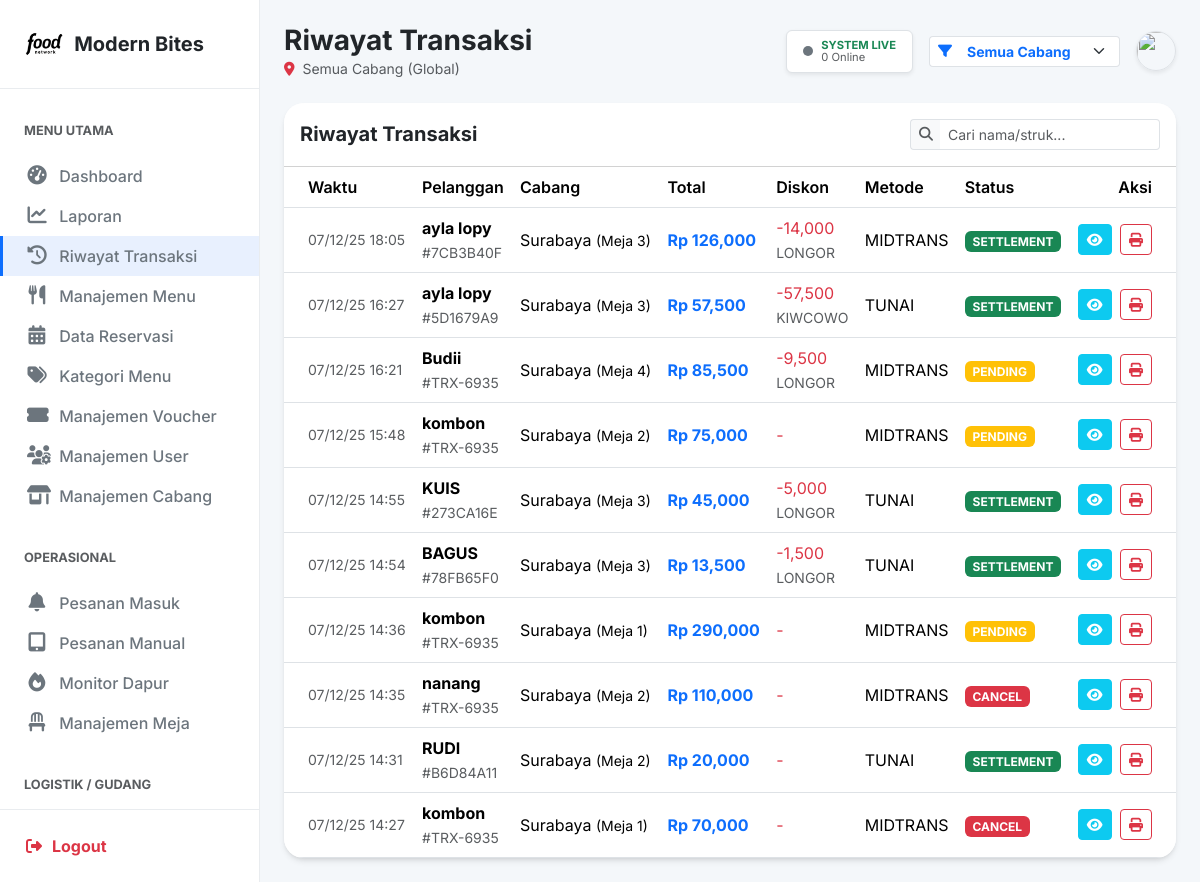
/admin/riwayat.php (signed in), run on the app's committed database.
### tables this page shows
CREATE TABLE `transaksi` (
  `id` int(11) NOT NULL,
  `uuid` varchar(36) NOT NULL,
  `user_id` int(11) DEFAULT NULL,
  `meja_id` int(11) NOT NULL,
  `nama_pelanggan` varchar(100) NOT NULL,
  `total_harga` decimal(10,2) NOT NULL,
  `kode_voucher` varchar(50) DEFAULT NULL,
  `diskon` decimal(15,2) DEFAULT 0.00,
  `poin_didapat` int(11) DEFAULT 0,
  `status_pembayaran` enum('pending','settlement','expire','cancel') DEFAULT 'pending',
  `metode_pembayaran` varchar(50) DEFAULT NULL,
  `snap_token` varchar(255) DEFAULT NULL,
  `midtrans_id` varchar(100) DEFAULT NULL,
  `status_pesanan` enum('menunggu_bayar','menunggu_konfirmasi','diproses','siap_saji','selesai') DEFAULT 'menunggu_bayar',
  `created_at` timestamp NULL DEFAULT current_timestamp(),
  `uang_bayar` decimal(15,2) DEFAULT 0.00,
  `kembalian` decimal(15,2) DEFAULT 0.00
);

CREATE TABLE `cabang` (
  `id` int(11) NOT NULL,
  `nama_cabang` varchar(100) NOT NULL,
  `alamat` text NOT NULL,
  `created_at` timestamp NULL DEFAULT current_timestamp(),
  `is_pusat` tinyint(1) DEFAULT 0,
  `jam_buka` time DEFAULT '10:00:00',
  `jam_tutup` time DEFAULT '22:00:00',
  `is_open` tinyint(1) DEFAULT 1
);

CREATE TABLE `meja` (
  `id` int(11) NOT NULL,
  `cabang_id` int(11) NOT NULL,
  `nomor_meja` varchar(10) NOT NULL,
  `qr_token` varchar(64) NOT NULL,
  `status` enum('kosong','terisi') DEFAULT 'kosong'
);

### admin/riwayat.php (the view, shortened to what this page needs)
<?php
require_once '../auth/koneksi.php';
$where_sql = " WHERE 1=1 ";
$search_kw = "";
$limit = 10;
$page = isset($_GET['page']) ? (int)$_GET['page'] : 1;
$start = ($page - 1) * $limit;
$sql = "SELECT t.*, m.nomor_meja, c.nama_cabang
        FROM transaksi t
        JOIN meja m ON t.meja_id = m.id
        JOIN cabang c ON m.cabang_id = c.id
        $where_sql
        ORDER BY t.created_at DESC
        LIMIT $start, $limit";
$data = $koneksi->query($sql);
include '../layouts/admin/header.php';
?>
<div class="card border-0 shadow-sm">
    <div class="card-header bg-white py-3 d-flex justify-content-between align-items-center">
        <h5 class="mb-0 fw-bold">Riwayat Transaksi</h5>
        <form class="d-flex" method="GET" id="searchForm">
            <div class="input-group input-group-sm" style="width: 250px;">
                <span class="input-group-text bg-light border-end-0"><i class="fas fa-search text-muted"></i></span>
                <input type="text" name="search" id="searchInput" class="form-control border-start-0"
                       placeholder="Cari nama/struk..." value="<?= htmlspecialchars($search_kw) ?>" autocomplete="off">
            </div>
        </form>
    </div>
    <div class="table-responsive">
        <table class="table table-hover align-middle mb-0">
            <thead class="bg-light">
                <tr>
                    <th class="ps-4">Waktu</th>
                    <th>Pelanggan</th>
                    <th>Cabang</th>
                    <th>Total</th>
                    <th>Diskon</th>
                    <th>Metode</th>
                    <th>Status</th>
                    <th class="text-end pe-4">Aksi</th>
                </tr>
            </thead>
            <tbody>
                <?php if($data->num_rows > 0): ?>
                    <?php while($row = $data->fetch_assoc()): ?>
                    <tr>
                        <td class="ps-4 text-muted small"><?= date('d/m/y H:i', strtotime($row['created_at'])) ?></td>
                        <td>
                            <div class="fw-bold"><?= htmlspecialchars($row['nama_pelanggan']) ?></div>
                            <small class="text-muted text-uppercase">#<?= substr($row['uuid'],0,8) ?></small>
                        </td>
                        <td><?= $row['nama_cabang'] ?> <small>(Meja <?= $row['nomor_meja'] ?>)</small></td>
                        <td class="fw-bold text-primary">Rp <?= number_format($row['total_harga']) ?></td>
                        <td class="text-danger">
                            <?php if($row['diskon'] > 0): ?>
                                -<?= number_format($row['diskon']) ?>
                                <br><small class="text-muted"><?= $row['kode_voucher'] ?></small>
                            <?php else: ?> - <?php endif; ?>
                        </td>
                        <td><?= strtoupper($row['metode_pembayaran']) ?></td>
                        <td>
                            <?php
                                $s = $row['status_pembayaran'];
                                $cls = ($s=='settlement')?'success':(($s=='pending')?'warning':'danger');
                                echo "<span class='badge bg-$cls'>".strtoupper($s)."</span>";
                            ?>
                        </td>
                        <td class="text-end pe-4" style="min-width: 100px;">
                            <button class="btn btn-sm btn-info text-white me-1" onclick="showDetail(<?= $row['id'] ?>)" title="Lihat">
                                <i class="fas fa-eye"></i>
                            </button>
                            <a href="../penjualan/cetak_struk_pdf.php?uuid=<?= $row['uuid'] ?>" target="_blank" class="btn btn-sm btn-outline-danger" title="Print">
                                <i class="fas fa-print"></i>
                            </a>
                        </td>
                    </tr>
                    <?php endwhile; ?>
                <?php else: ?>
                    <tr><td colspan="8" class="text-center py-5 text-muted">Tidak ada data ditemukan.</td></tr>
                <?php endif; ?>
            </tbody>
        </table>
    </div>
</div>
<?php include '../layouts/admin/footer.php'; ?>

### assets/css/dashboard.css (style rules this page uses)
:root { --primary-color: #0d6efd; --dark-color: #212529; --light-gray: #f4f7fa; --border-color: #e9ecef; --body-font: 'Poppins', sans-serif; }
body { font-family: var(--body-font); background-color: var(--light-gray); margin: 0; color: #555; }
.table th { font-weight: 600; }
.card { border: none; box-shadow: 0 4px 15px rgba(0,0,0,0.05); border-radius: 15px; }

### assets/css/dashboard-modern.css (style rules this page uses)
:root { --font-primary: 'Inter', sans-serif; --color-bg-main: #f8f9fa; --color-text-dark: #1e293b; --color-text-muted: #64748b; --grad-primary: linear-gradient(135deg, #667eea 0%, #764ba2 100%); --grad-success: linear-gradient(135deg, #2af598 0%, #009efd 100%); --grad-warning: linear-gradient(135deg, #f6d365 0%, #fda085 100%); --grad-danger: linear-gradient(135deg, #ff9a44 0%, #fc6076 100%); --shadow-sm: 0 1px 2px 0 rgb(0 0 0 / 0.05); --shadow-md: 0 4px 6px -1px rgb(0 0 0 / 0.1), 0 2px 4px -2px rgb(0 0 0 / 0.1); --shadow-lg: 0 10px 15px -3px rgb(0 0 0 / 0.1), 0 4px 6px -4px rgb(0 0 0 / 0.1); }
body { font-family: var(--font-primary); background-color: var(--color-bg-main); color: var(--color-text-dark); }
.card.border-0.shadow-sm { border-radius: 1.25rem; box-shadow: var(--shadow-md) !important; transition: all 0.3s ease; overflow: hidden; }

### data on the page
transaksi: created_at "07/12/25 18:05", nama_pelanggan "ayla lopy", uuid "7CB3B40F", cabang.nama_cabang "Surabaya", meja.nomor_meja "3", total_harga "126,000", diskon "14,000", kode_voucher "LONGOR", metode_pembayaran "MIDTRANS", status_pembayaran "SETTLEMENT"
transaksi: created_at "07/12/25 16:27", nama_pelanggan "ayla lopy", uuid "5D1679A9", cabang.nama_cabang "Surabaya", meja.nomor_meja "3", total_harga "57,500", diskon "57,500", kode_voucher "KIWCOWO", metode_pembayaran "TUNAI", status_pembayaran "SETTLEMENT"
transaksi: created_at "07/12/25 16:21", nama_pelanggan "Budii", uuid "TRX-6935", cabang.nama_cabang "Surabaya", meja.nomor_meja "4", total_harga "85,500", diskon "9,500", kode_voucher "LONGOR", metode_pembayaran "MIDTRANS", status_pembayaran "PENDING"
transaksi: created_at "07/12/25 15:48", nama_pelanggan "kombon", uuid "TRX-6935", cabang.nama_cabang "Surabaya", meja.nomor_meja "2", total_harga "75,000", metode_pembayaran "MIDTRANS", status_pembayaran "PENDING"
transaksi: created_at "07/12/25 14:55", nama_pelanggan "KUIS", uuid "273CA16E", cabang.nama_cabang "Surabaya", meja.nomor_meja "3", total_harga "45,000", diskon "5,000", kode_voucher "LONGOR", metode_pembayaran "TUNAI", status_pembayaran "SETTLEMENT"
transaksi: created_at "07/12/25 14:54", nama_pelanggan "BAGUS", uuid "78FB65F0", cabang.nama_cabang "Surabaya", meja.nomor_meja "3", total_harga "13,500", diskon "1,500", kode_voucher "LONGOR", metode_pembayaran "TUNAI", status_pembayaran "SETTLEMENT"
transaksi: created_at "07/12/25 14:36", nama_pelanggan "kombon", uuid "TRX-6935", cabang.nama_cabang "Surabaya", meja.nomor_meja "1", total_harga "290,000", metode_pembayaran "MIDTRANS", status_pembayaran "PENDING"
transaksi: created_at "07/12/25 14:35", nama_pelanggan "nanang", uuid "TRX-6935", cabang.nama_cabang "Surabaya", meja.nomor_meja "2", total_harga "110,000", metode_pembayaran "MIDTRANS", status_pembayaran "CANCEL"
transaksi: created_at "07/12/25 14:31", nama_pelanggan "RUDI", uuid "B6D84A11", cabang.nama_cabang "Surabaya", meja.nomor_meja "2", total_harga "20,000", metode_pembayaran "TUNAI", status_pembayaran "SETTLEMENT"
transaksi: created_at "07/12/25 14:27", nama_pelanggan "kombon", uuid "TRX-6935", cabang.nama_cabang "Surabaya", meja.nomor_meja "1", total_harga "70,000", metode_pembayaran "MIDTRANS", status_pembayaran "CANCEL"

### other printed values
$page_title "Riwayat Transaksi"
$display_cabang "Semua Cabang (Global)"
